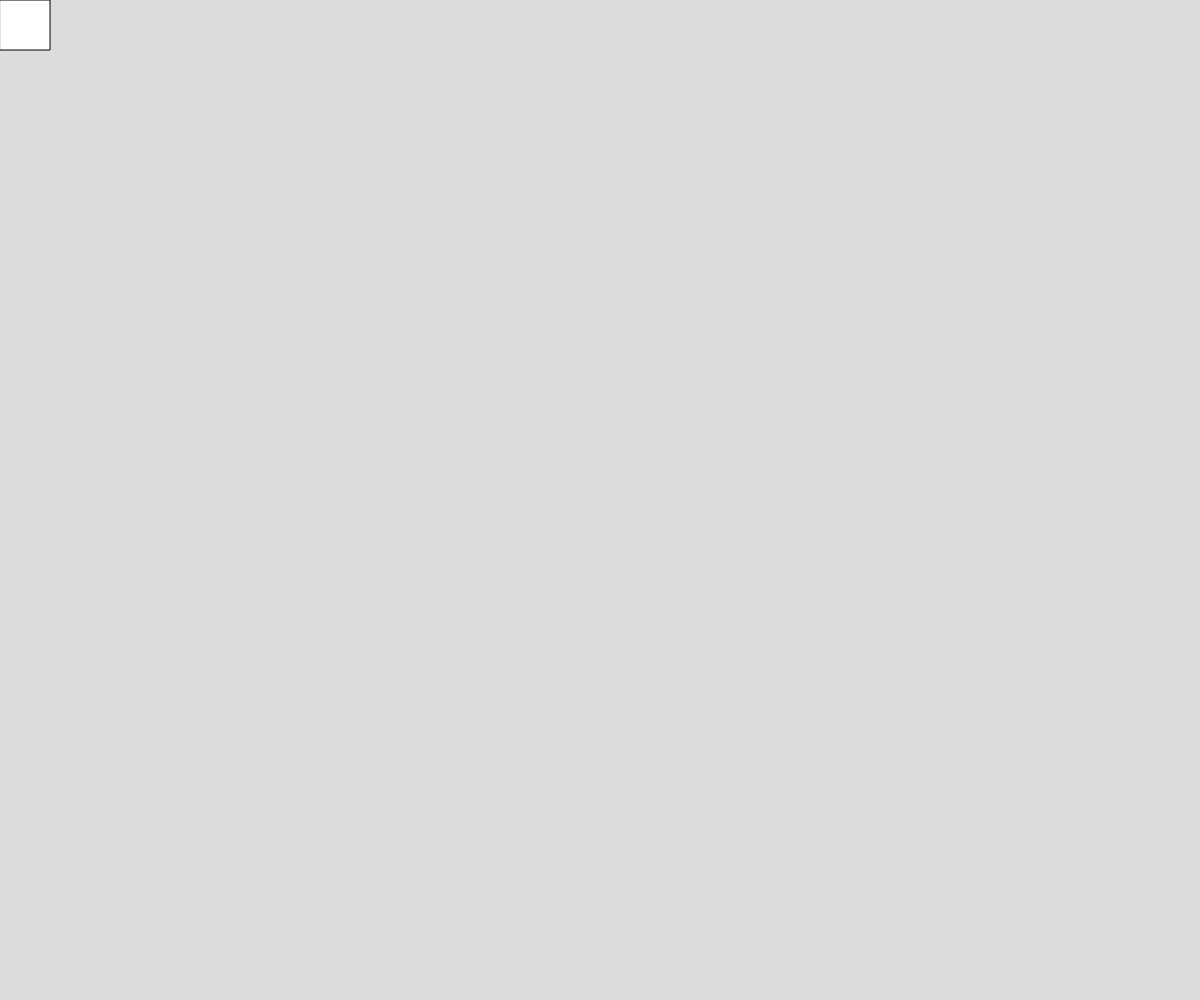
Frame 1 (no input)
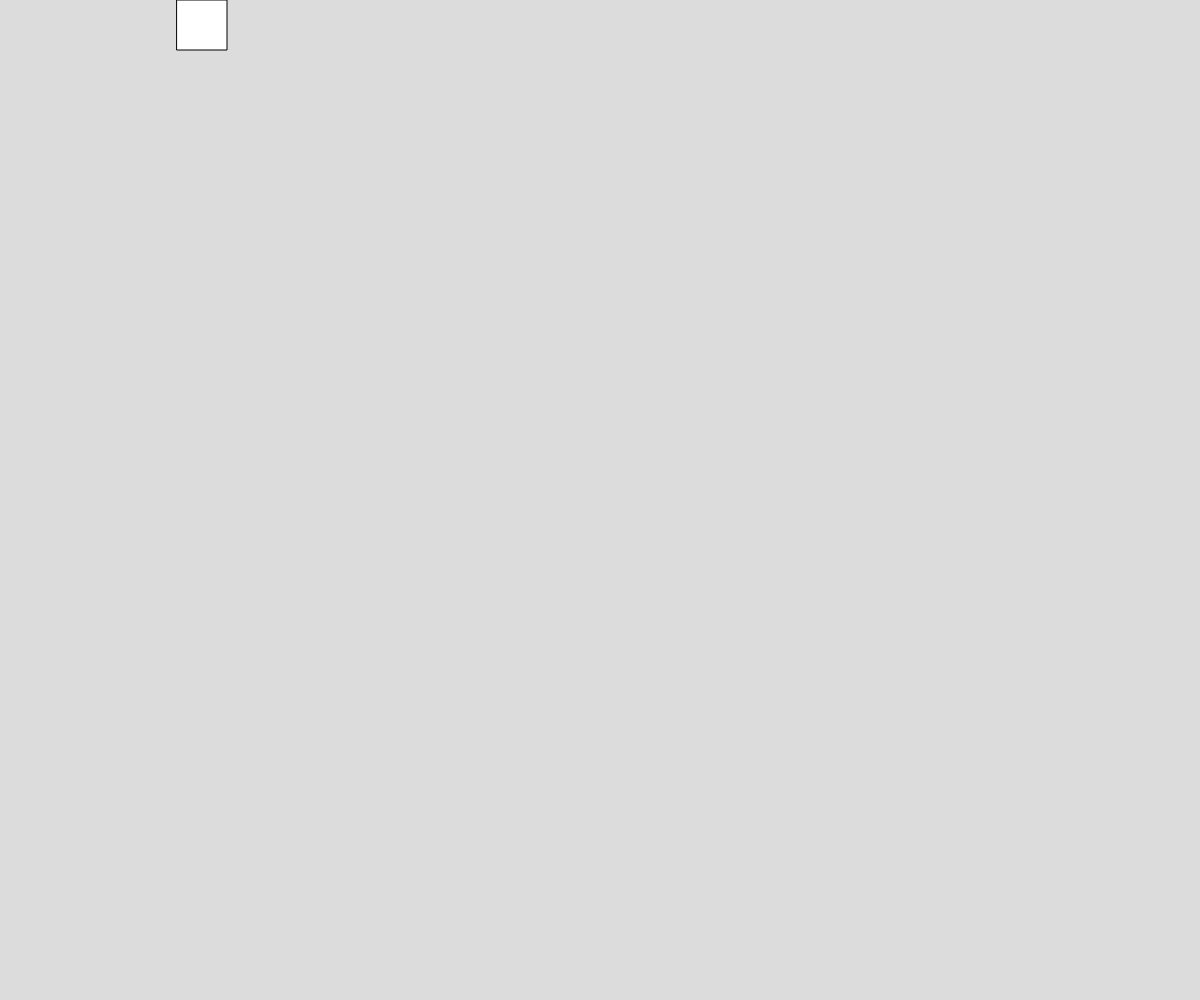
Frame 60 (no input)
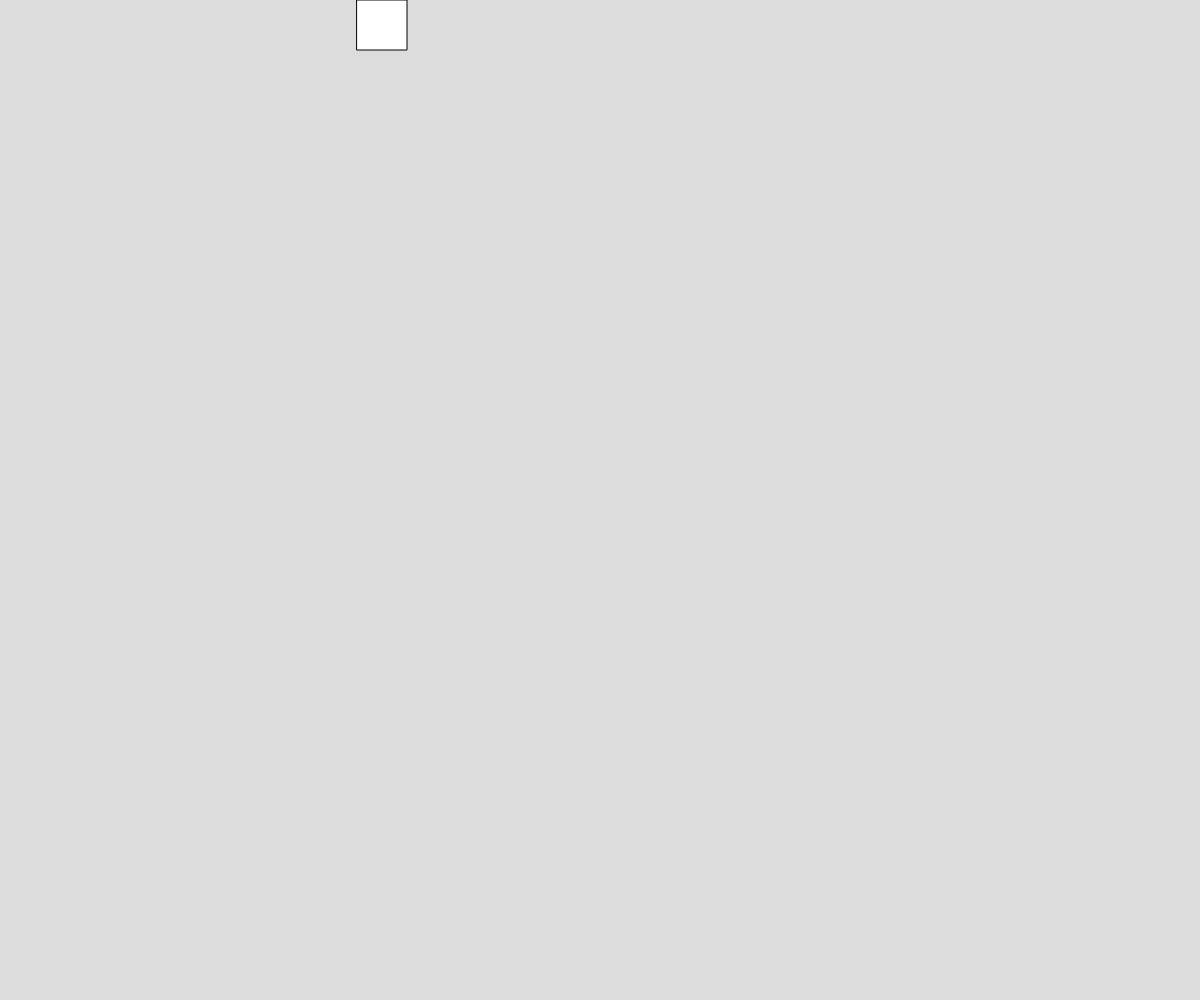
Frame 120 (the mouse pressed at the canvas centre since frame 60)

The p5.js sketch that drew these frames (run headless with seeded random() and noise() and a simulated clock; from frame 60 on, the mouse is pressed at the canvas centre):

// p5.js sketch
// ── sketch.js
// Square Around Edge
// Nuha Maisara
// 26/9/22

let squareX, squareY, squareSize, speed, state;

function setup() {
  createCanvas(windowWidth, windowHeight);
  squareX = 0;
  squareY = 0;
  squareSize = 50;
  speed = 3;
  state = "right";
}

function draw() {
  background(220);
  drawSquare();
  moveSquare();
}

function drawSquare() {
  square(squareX, squareY, squareSize);
}

function moveSquare(){
  if (state === "right"){
    squareX += speed;
    if (squareX + squareSize >= width){
      squareX = width - squareSize;
      state = "down";
    }
  }
}
